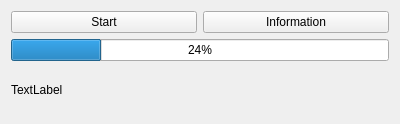
<?xml version="1.0" encoding="UTF-8"?>
<ui version="4.0">
 <class>Widget</class>
 <widget class="QWidget" name="Widget">
  <property name="geometry">
   <rect>
    <x>0</x>
    <y>0</y>
    <width>400</width>
    <height>124</height>
   </rect>
  </property>
  <property name="windowTitle">
   <string>Widget</string>
  </property>
  <layout class="QVBoxLayout" name="verticalLayout">
   <item>
    <layout class="QHBoxLayout" name="horizontalLayout">
     <item>
      <widget class="QPushButton" name="startButton">
       <property name="text">
        <string>Start</string>
       </property>
      </widget>
     </item>
     <item>
      <widget class="QPushButton" name="infoButton">
       <property name="text">
        <string>Information</string>
       </property>
      </widget>
     </item>
    </layout>
   </item>
   <item>
    <widget class="QProgressBar" name="progressBar">
     <property name="value">
      <number>24</number>
     </property>
    </widget>
   </item>
   <item>
    <widget class="QLabel" name="infoLabel">
     <property name="text">
      <string>TextLabel</string>
     </property>
    </widget>
   </item>
  </layout>
 </widget>
 <layoutdefault spacing="6" margin="11"/>
 <resources/>
 <connections/>
</ui>
